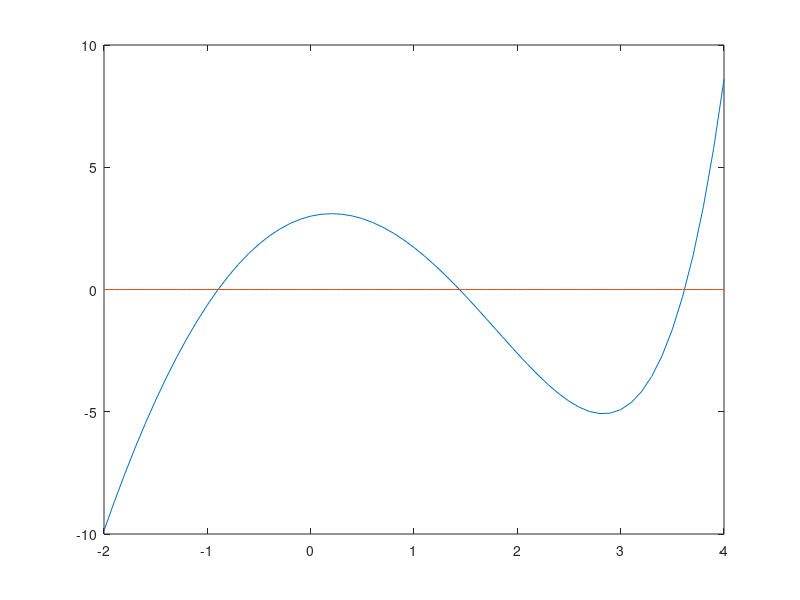

Write the MATLAB code that produced this figure. (Note: this script raises an error after producing the figure.)
%% Class 4: Quasi-Newton Methods 
%
% * Last week we introduced some methods for solving nonlinear equations, the
% workhorse method was Newton's method, which relied on iteratively
% linearlizing the nonlinear problem around an iterate. Leading to the
% iteration rule:
%
% $$ x^{(k+1)} \leftarrow x^{(k)} - [f'(x^{(k)})]^{-1}f(x^{(k)}) $$
%
% * One issue with Newton's method is that it required computing the Jacobian
% (matrix of derivatives) of the problem at every iteration, $[f'(x^{(k)})]^{-1}$. 
% While this can
% be done numerically it may be computatitionally intensive. 
%
% * Quasi-Newton methods are simply approaches to approximate the jacobian
% rather than computing it directly (either numerically or analytically). 

%% Secant Method
%
% Suppose $f : R \rightarrow R$ is univariate. 
%
% While computing the numerical derivative would only require a single
% function evaluation, we can save even that by just using the previous
% iterate: 
%
% $$f'(x^{(k)}) \approx \frac{ f(x^{(k)}) - f(x^{(k-1)}) }{ x^{(k)} -
% x^{(k-1)}}$$
%
% The secant method iteration just replaces the derivative in Newtons
% method with this secant approximation: 
%
% $$x^{(k+1)} \leftarrow x^{(k)} - \frac{ x^{(k)} - x^{(k-1)} }{ f(x^{(k)})
% - f(x^{(k-1)}) } f(x^{(k)})$$
%
% This illustrates the main concept of quasi-newton methods: use previously
% computed information to efficiently approximate the derivative
% information of the current iterate. 
%
% Formally, the secant method requires 2 initial guesses. Although often
% we just compute the derivative for the first iteration.   

%% 
% Let's recall our univariate function:
f = @(x) 2 + exp(x) - 3.*(x.^2);
X = -2:.1:4;
%Fx = 2 + exp(X) - 3.*(X.^2);
plot(X, f(X), X, zeros(size(X)))

%% 
% So to implement the secant method:

%Assign initial values
x = 0;
xOld = 1;
fOld = f(xOld);

% Secant iterations:
tol = 1e-8;
maxit = 100;
for iter =1:maxit
    fVal = f(x);
    fprintf('iter %d: x = %.8f, f(x) = %.8f\n', iter, x, fVal);
    if abs(fVal) < tol
        break
    else
        xNew = x - ( (x - xOld) / (fVal - fOld) )* fVal;
        xOld = x;
        x = xNew;
        fOld = fVal;       
    end
end


%% Broyden's Method
%
% Broyden's method generalizes the secant method to a multidimensional
% problem. However, how do we update the entire Jacobian with a single pair
% of function evaluations. 
%
% Effectively, for two values of $f:R^n \rightarrow R^n$ we need to solve 
%
% $$ f(x^{(k)}) - f(x^{(k-1)}) = A (x^{(k)} - x^{(k)}) $$
%
% But $A$ has $n^2$ values, and we only have $n$ equations. 
%
% We will supplement this with information from the previous approxmiation
% of the Jacobian, which we hope is "close" to the current Jacobian.
% Where close is determined according to the
% <https://en.wikipedia.org/wiki/Matrix_norm#Frobenius_norm Frobenius norm>.
%
% This leads to the iteration rule: 
%
% $$A^{(k+1)} \leftarrow A^{(k)} + [ f(x^{(k+1)}) - f(x^{(k)}) - A^{(k)}d^{(k)}] $$
% $$\frac{ d^{(k)^T} }{ d^{(k)^T} d^{(k)} } $$
%
% Where $d^{(k)}$ is the column vector $x^{(k+1)} - x^{(k)}$. Note that the
% term in brackets is $n \times 1$ while the fraction is $1 \times n$. 
%
% We could use $A^{(k+1)}$ directly, but then we would still need to solve
% a linear equation to get the next iterate. Instead, it turns out a matrix
% multiplication can directly deliver us an approximation of the inverse
% Jacobian. Then we have: 
%
% $$ B^{(k+1)} \leftarrow B^{(k)} + [ (d^{(k)} - u^{(k)}) d^{(k)^T}B^{(k)}]/(d^{(k)^T} u^{(k)})$$
%
% Working this out will take some algebra, but at least note that the
% denominator here is a scalar, so it is just a matrix multiplication in
% practice. 
%
% Let's implement it to solve our cournot model from last time. We'll need
% an initial guess at the Jacobian, so we'll use a numerical derivative:
q = [2; 3];
fVal = cournot(q)
iJac = inv(myJac('cournot', q))
%%
%
% Now for the Broyden iterations: 
maxit = 100; 
tol = 1e-6; 
for iter = 1:maxit
    fnorm = norm(fVal);
    fprintf('iter %d: q(1) = %f, q(2) = %f, norm(f(x)) = %.8f\n', iter, q(1), q(2), norm(fVal));
    if norm(fVal) < tol
        break
    end
    d = - (iJac * fVal);
    q = q+d;
    fOld = fVal;
    fVal = cournot(q);
    u = iJac*(fVal - fOld);
    iJac = iJac + ( (d - u) * (d'*iJac) )/ (d'*u);
end

%% 
% You will recall that using the derivative information directly took fewer
% iterations to converge, however each iteration was more computationally
% intensive since 
% 
% # Had to compute numerical Jacobian (or supply analytic Jacobian).
% # Had to solve a linear equation as part of iteration. 

%% What's going wrong? 
%
% Inevitably, when you are trying to solve a nonlinear system, its not
% going to work (at least the first few attempts). Just remember... 
% *it's all your fault*.
%
% # Using a packaged solver can minimize coding errors in the solution
% algorithm itself. 
% # If you are coding your Jacobian, its a good idea to at least check your
% code against a numerical derivative. 
% # Check the coding of your function by computing it at some points where
% you can calculate the answer with paper and pencil. 
% # "Explore" (plot or grid search) your algorithm to attempt to find a
% good start point. 
% # Re-scale your function to avoid ill-conditioning. Try to keep
% "reasonable inputs" in the same order of magnitude. 
% # Be mindful of bounds, if you have a $log(x)$ in your equations, you
% defintely don't want to evaluate at $x = -2$, but the solver won't
% realize that unless you tell it. 
% # If you try to solve a system with no solution, the computer is not
% going to tell you this, it will just keep trying.
% # If you try to solve a system with kinks or discontinuities, your mileage
% may vary (to put it mildly).
% # Finally, Newton's method can always blame you for not being in the
% neighborhood of the solution. 
%
% Some last advice, sometimes you can transform your equations to make them closer to
% linear. In the extreme why solve: 
%
% $$ \exp(x) - 10 = 0 $$   
%
% When you can solve: 
%
% $$ x = log(10)$$
%
% However it may also be that a system like:
% 
% $$ x^{0.2} + y^{0.2} - 2 = 0 $$
%
% $$ x^{0.1} + y^{0.4} - 2 = 0 $$
%
% Can be more easily be solved after re-scaling to get closer to CRTS:
% 
% $$ (x^{0.2} + y^{0.2})^5 - 32 = 0 $$
%
% $$ (x^{0.1} + y^{0.4})^4 - 16 = 0 $$
%
% The broad lesson here is that the computer wants to solve the math
% problem you give it, if that problem needs to be manipulated slightly in
% ways that are not "economically intuitive" that is fine. In general, the
% closer to a _linear_ problem you have, the easier it will be to solve
% with Newton or quasi-Newton methods, since both follow the principle of
% successive linearization. 
%

%% Gravity with Gravitas
%
% This class is short, but next class is our first applicaiton, so I'll use
% some of the time to set it up. 